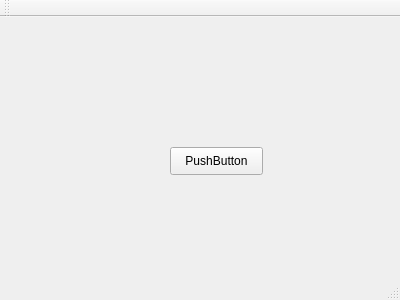
<?xml version="1.0" encoding="UTF-8"?>
<ui version="4.0">
 <class>MainWindow</class>
 <widget class="QMainWindow" name="MainWindow">
  <property name="geometry">
   <rect>
    <x>0</x>
    <y>0</y>
    <width>400</width>
    <height>300</height>
   </rect>
  </property>
  <property name="windowTitle">
   <string>MainWindow</string>
  </property>
  <widget class="QWidget" name="centralWidget">
   <widget class="QPushButton" name="pushButton">
    <property name="geometry">
     <rect>
      <x>170</x>
      <y>130</y>
      <width>93</width>
      <height>28</height>
     </rect>
    </property>
    <property name="text">
     <string>PushButton</string>
    </property>
   </widget>
  </widget>
  <widget class="QMenuBar" name="menuBar">
   <property name="geometry">
    <rect>
     <x>0</x>
     <y>0</y>
     <width>400</width>
     <height>26</height>
    </rect>
   </property>
  </widget>
  <widget class="QToolBar" name="mainToolBar">
   <attribute name="toolBarArea">
    <enum>TopToolBarArea</enum>
   </attribute>
   <attribute name="toolBarBreak">
    <bool>false</bool>
   </attribute>
  </widget>
  <widget class="QStatusBar" name="statusBar"/>
 </widget>
 <layoutdefault spacing="6" margin="11"/>
 <resources/>
 <connections/>
</ui>
